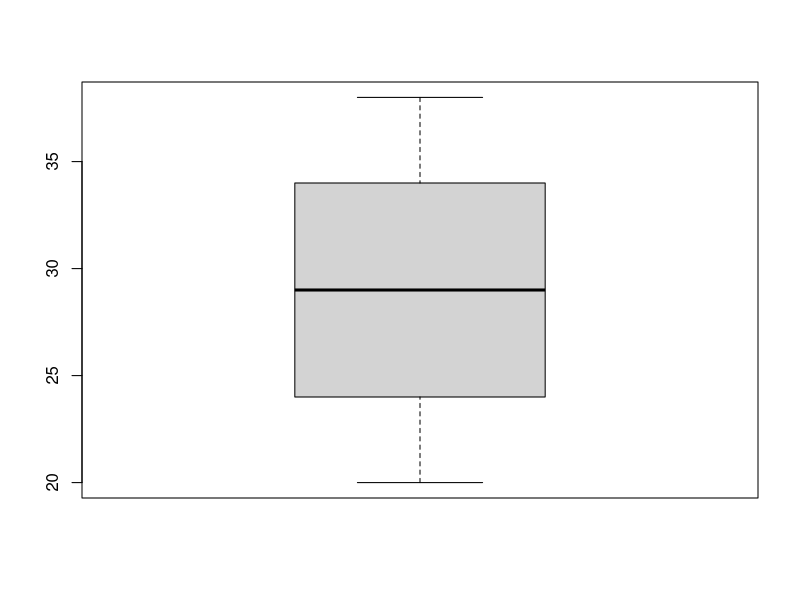

Source code (R):
set.seed(369)
edades = sample(20:38, 200, replace = T)
n = length(edades)
mean(edades)
median(edades)
m = 35
quantile(x = edades, probs = m/100, type = 2)
boxplot(edades)
var(edades)
sd(edades)
